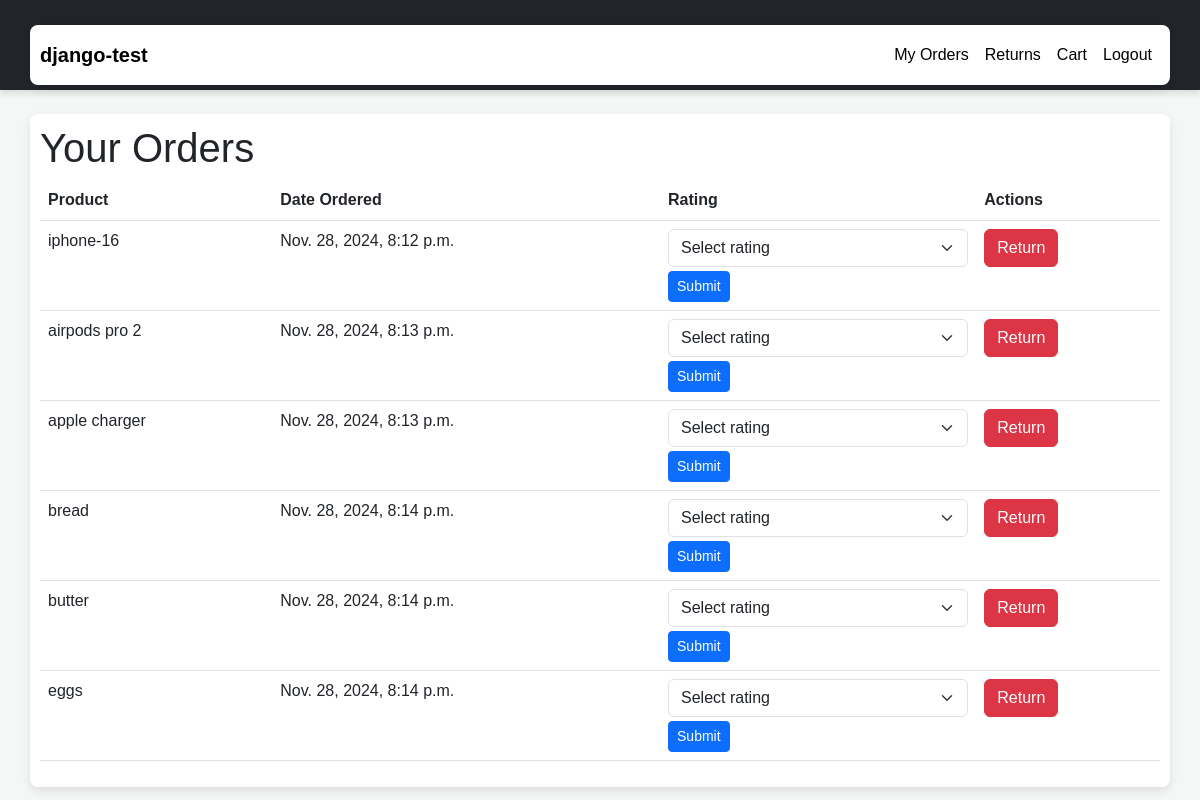
/orders/ (signed in), run on the app's committed database.
### shop/models.py (models this page shows, shortened)
class Order(models.Model):
    user = models.ForeignKey(CustomUser, on_delete=models.CASCADE)
    product = models.ForeignKey(Product, on_delete=models.CASCADE)
    date_ordered = models.DateTimeField(auto_now_add=True)
    is_returned = models.BooleanField(default=False)
    address = models.TextField(null=True, blank=True)  # New field
    phone_number = models.CharField(max_length=15, null=True, blank=True)  # New field
    pincode = models.CharField(max_length=10, null=True, blank=True)  # New field
    is_paid = models.BooleanField(default=False)
    rating = models.PositiveIntegerField(
        null=True, blank=True,default=None,
        choices=[(i, str(i)) for i in range(1, 6)]
    )

class Product(models.Model):
    name = models.CharField(max_length=100)
    description = models.TextField()
    price = models.DecimalField(max_digits=10, decimal_places=2)
    stock = models.PositiveIntegerField()
    image = models.ImageField(upload_to='products/')

### shop/views.py (the view, shortened to what this page needs)
# urls.py: path('orders/', order_list, name='order_list'),
@login_required
def order_list(request):
    orders = Order.objects.filter(user=request.user)
    return render(request, "orders.html", {"orders": orders})

### shop/templates/orders.html (shortened to what this page needs)
{% extends 'base.html' %}
{% block content %}
<h1>Your Orders</h1>
<table class="table">
    <thead>
        <tr>
            <th>Product</th>
            <th>Date Ordered</th>
            <th>Rating</th>
            <th>Actions</th>
        </tr>
    </thead>
    <tbody>
        {% for order in orders %}
        <tr>
            <td>{{ order.product.name }}</td>
            <td>{{ order.date_ordered }}</td>
            <td>
                {% if order.rating %}
                    {{ order.rating }} / 5
                {% else %}
                    <form method="post" action="">
                        <select name="rating" class="form-select" required>
                            <option value="" disabled selected>Select rating</option>
                        </select>
                        <button type="submit" class="btn btn-primary btn-sm mt-1">Submit</button>
                    </form>
                {% endif %}
            </td>
            <td>
                {% if not order.is_returned %}
                <form action="{% url 'mark_return' order.id %}" method="post">
                    <button type="submit" class="btn btn-danger">Return</button>
                </form>
                {% else %}
                Returned
                {% endif %}
            </td>
        </tr>
        {% endfor %}
    </tbody>
</table>
{% endblock %}

### shop/templates/base.html (style rules this page uses)
body { background-color: #f4f7f6; font-family: 'Arial', sans-serif; }

### data on the page
Order: product.name "iphone-16", date_ordered "Nov. 28, 2024, 8:12 p.m.", is_returned "Return"
Order: product.name "airpods pro 2", date_ordered "Nov. 28, 2024, 8:13 p.m.", is_returned "Return"
Order: product.name "apple charger", date_ordered "Nov. 28, 2024, 8:13 p.m.", is_returned "Return"
Order: product.name "bread", date_ordered "Nov. 28, 2024, 8:14 p.m.", is_returned "Return"
Order: product.name "butter", date_ordered "Nov. 28, 2024, 8:14 p.m.", is_returned "Return"
Order: product.name "eggs", date_ordered "Nov. 28, 2024, 8:14 p.m.", is_returned "Return"
